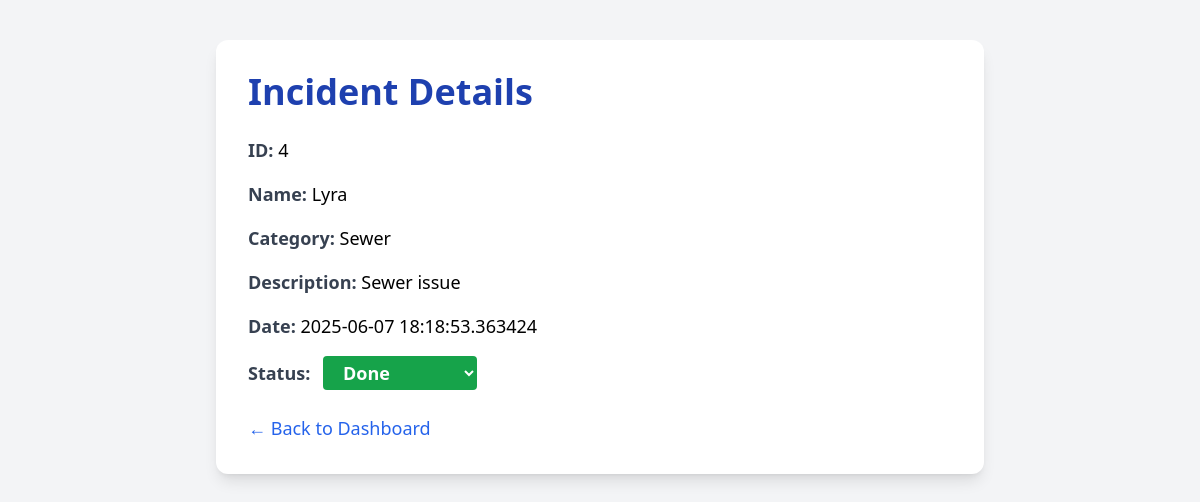
Page /incident/4 on the committed database.
### tables this page shows
CREATE TABLE incidents (
    id INTEGER PRIMARY KEY AUTOINCREMENT,
    name TEXT NOT NULL,
    phone TEXT NOT NULL,
    category TEXT NOT NULL,
    severity TEXT NOT NULL,
    description TEXT,
    location TEXT,
    photo_path TEXT,
    latitude REAL,
    longitude REAL,
    created_at TIMESTAMP DEFAULT CURRENT_TIMESTAMP
, status TEXT DEFAULT 'Open');

### app.py (the view)
@app.route("/incident/<int:id>")
def view_incident(id):
    db = get_db()
    incident = db.execute("SELECT * FROM incidents WHERE id = ?", (id,)).fetchone()
    return render_template("incident_detail.html", incident=incident)

### app.py (called while the page is built)
def get_db():
    if 'db' not in g:
        g.db = sqlite3.connect(INCIDENT_DB)
        g.db.row_factory = sqlite3.Row
    return g.db

### templates/incident_detail.html (shortened to what this page needs)
<!DOCTYPE html>
<html>
<head>
    <script src="https://cdn.tailwindcss.com"></script>
</head>
<body class="bg-gray-100 p-10">
    <div class="max-w-3xl mx-auto bg-white shadow-lg rounded-xl p-8">
        <h1 class="text-4xl font-bold mb-6 text-blue-800">Incident Details</h1>
        <div class="grid grid-cols-1 gap-4 text-lg">
            <div><span class="font-semibold text-gray-700">ID:</span> {{ incident.id }}</div>
            <div><span class="font-semibold text-gray-700">Name:</span> {{ incident.name }}</div>
            <div><span class="font-semibold text-gray-700">Category:</span> {{ incident.category }}</div>
            <div><span class="font-semibold text-gray-700">Description:</span> {{ incident.description }}</div>
            <div><span class="font-semibold text-gray-700">Date:</span> {{ incident.created_at }}</div>
            <div><span class="font-semibold text-gray-700">Status:</span>
<form action="{{ url_for('update_status', id=incident.id) }}" method="POST" class="inline">
    <select name="status" class="ml-2 px-4 py-1 rounded text-white font-semibold
        {% if incident.status == 'Done' %} bg-green-600
        {% elif incident.status == 'In Progress' %} bg-orange-500
        {% elif incident.status == 'Pending' %} bg-red-600
        {% else %} bg-gray-600 {% endif %}" onchange="this.form.submit()">
        <option value="Done" {% if incident.status == 'Done' %}selected{% endif %}>Done</option>
    </select>
</form>
        <div class="mt-6">
            <a href="{{ url_for('dashboard') }}" class="text-blue-600 hover:underline">← Back to Dashboard</a>
        </div>
    </div>
</body>
</html>

### rows in the picture
incidents: id "4", name "Lyra", category "Sewer", description "Sewer issue", created_at "2025-06-07 18:18:53.363424", status "Done"
